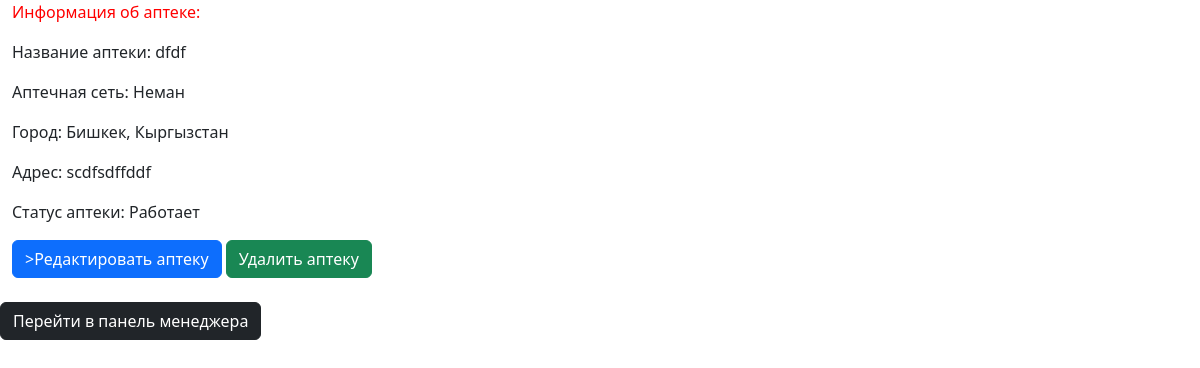
Screenshot of /manager_edit/pharm/detail/2/ with the database file from the repository.
### pharm/models.py (models this page shows, shortened)
class Pharmacy(models.Model):
    name = models.CharField(max_length=50, verbose_name='Наименование аптеки')
    pharm_chain = models.ForeignKey(PharmChain, on_delete=models.DO_NOTHING)
    status = models.ForeignKey(WorkStatus, on_delete=models.DO_NOTHING)
    city = models.ForeignKey(City, on_delete=models.DO_NOTHING)
    address = models.CharField(max_length=50, verbose_name='Адрес')
    class Meta:
        verbose_name_plural = "Аптеки"
        ordering = ['name']

class PharmChain(models.Model):
    name = models.CharField(max_length=50, verbose_name='Наименование сети')
    status = models.ForeignKey(WorkStatus, on_delete=models.DO_NOTHING)
    city = models.ForeignKey(City, on_delete=models.DO_NOTHING)
    address = models.CharField(max_length=50, verbose_name='Адрес')
    def __str__(self):
        return f'{self.name}'
    class Meta:
        verbose_name_plural = "Аптечные сети"
        ordering = ['name']

class City(models.Model):
    city_name = models.CharField(max_length=25, verbose_name="Город")
    country = models.ForeignKey(Country, on_delete=models.DO_NOTHING)
    class Meta:
        verbose_name_plural = "Города"
        ordering = ['city_name']
    def __str__(self):
        return f'{self.city_name}, {self.country}'

class Country(models.Model):
    counry_name = models.CharField(max_length=50, verbose_name="Страна")
    class Meta:
        verbose_name_plural = "Страны"
        ordering = ['counry_name']
    def __str__(self):
        return f'{self.counry_name}'

class WorkStatus(models.Model):
    work_status = models.CharField(max_length=25, verbose_name="Статус работы аптеки")
    class Meta:
        verbose_name_plural = "Статусы работы"
        ordering = ['work_status']
    def __str__(self):
        return f'{self.work_status}'

### pharm/views.py (the view)
# urls.py: path('manager_edit/pharm/detail/<int:pk>/', views.PharmDetailView.as_view(), name='ph_info'),
class PharmDetailView(DetailView):
    model = models.Pharmacy
    template_name = 'pharm_detail.html'
    context_object_name = 'pharmacy'

### pharm/Templates/pharm_detail.html (shortened to what this page needs)
{% extends 'base.html' %}
{% block content %}
<div class="container-fluid">
    <p style="color: red">Информация об аптеке:</p>
    <p>Название аптеки: {{pharmacy.name}}</p>
    <p>Аптечная сеть: {{pharmacy.pharm_chain}}</p>
    <p>Город: {{pharmacy.city}}</p>
    <p>Адрес: {{pharmacy.address}}</p>
    <p>Статус аптеки: {{pharmacy.status}}</p>
    <a href="{% url 'pharm_update' pharmacy.id %}" class="btn btn-primary">>Редактировать аптеку</a>
    <a href="{% url 'conf_del_pharm' pharmacy.id %}" class="btn btn-success">Удалить аптеку</a>
</div>
<br>
<a href="{% url 'manager_edit' %}"  class="btn btn-dark">Перейти в панель менеджера</a>
{% endblock %}

### pharm/static/pharm/css/styles.css (style rules this page uses)
body { font-family: Arial, sans-serif; background-color: gray; }

### rows the page displays
Pharmacy: name "dfdf", pharm_chain "Неман", city "Бишкек, Кыргызстан", address "scdfsdffddf", status "Работает"
